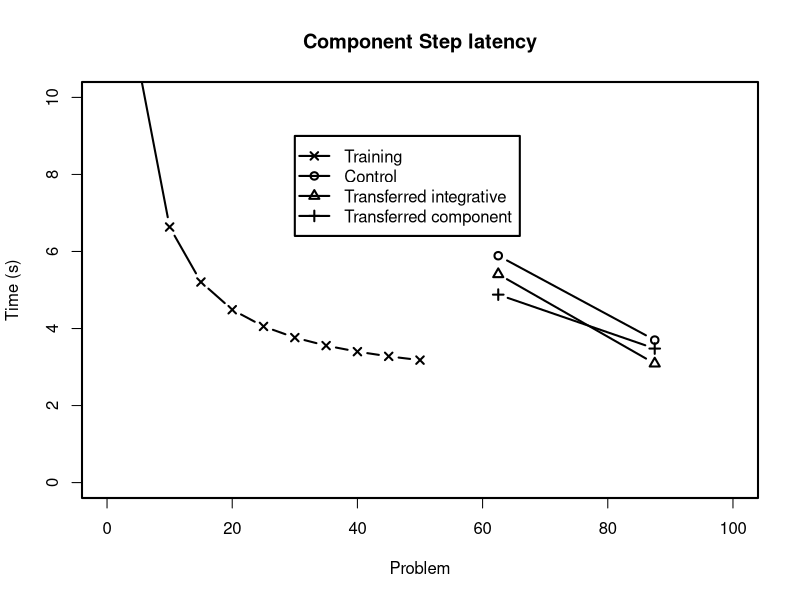
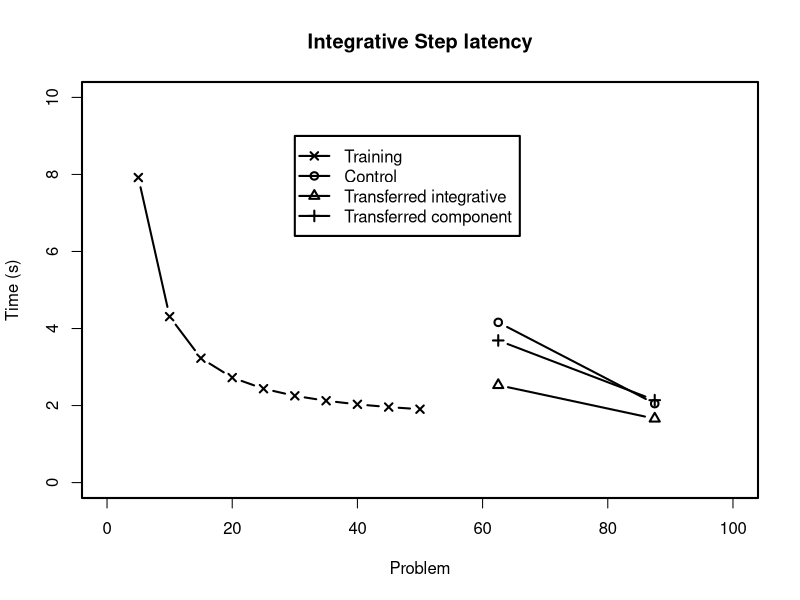
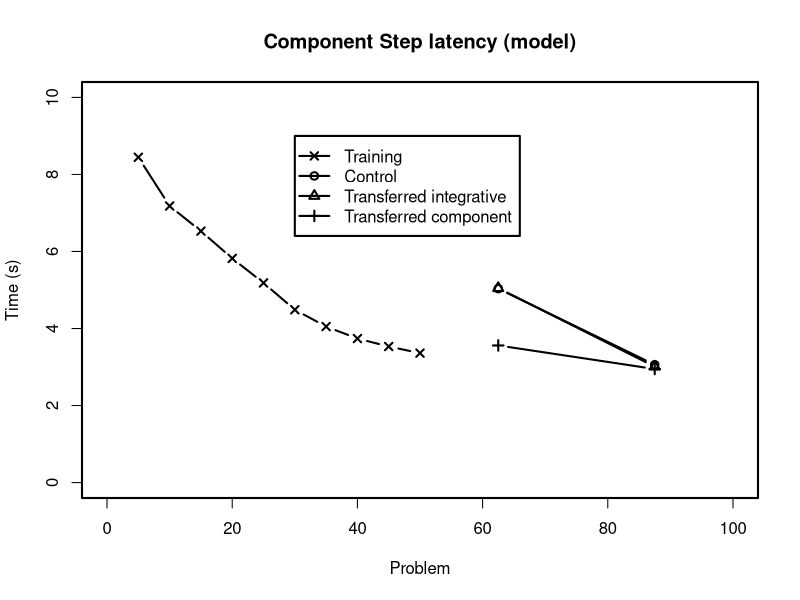
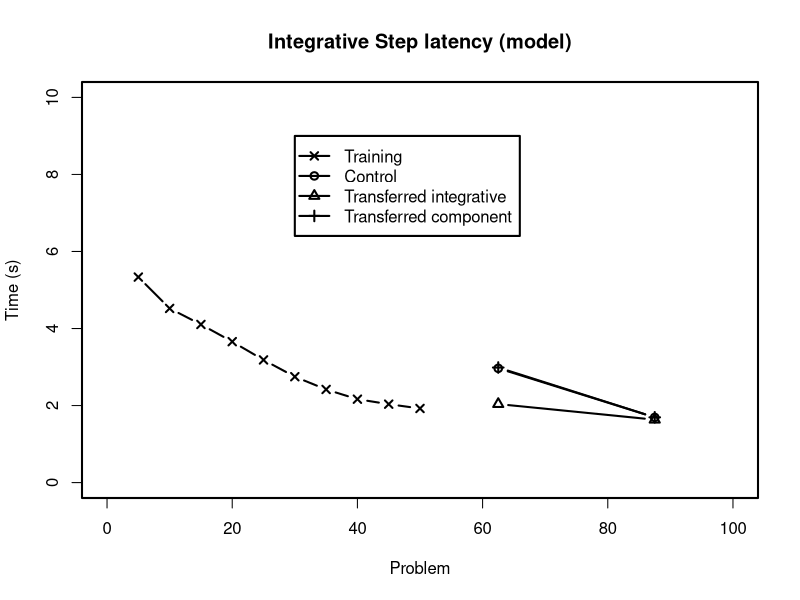

The R script that drew these images, in order:
# R-file to plot the data from the Elio experiment and model.

# Experimental data. Have to deduce them from the paper
# First 10 data points are from a power law

t <- 2.28+8.59*(1:10)^(-.98)
quartz(width=6,height=6)
par(lwd=2)
plot((1:10*5),t,type="b",pch=4,ylim=c(0,10),xlim=c(0,100),main="Component Step latency",xlab="Problem",ylab="Time (s)")
lines(c(62.5,87.5),c(5.89,3.7),type="b",pch=1)
lines(c(62.5,87.5),c(5.41,3.09),type="b",pch=2)
lines(c(62.5,87.5),c(4.88,3.48),type="b",pch=3)
legend(30,9,legend=c("Training","Control","Transferred integrative","Transferred component"),lty=1,pch=c(4,1:3))

t <- 1.49+6.43*(1:10)^(-1.19)
quartz(width=6,height=6)
par(lwd=2)
plot((1:10*5),t,type="b",pch=4,ylim=c(0,10),xlim=c(0,100),main="Integrative Step latency",xlab="Problem",ylab="Time (s)")
lines(c(62.5,87.5),c(4.16,2.05),type="b",pch=1)
lines(c(62.5,87.5),c(2.53,1.66),type="b",pch=2)
lines(c(62.5,87.5),c(3.69,2.14),type="b",pch=3)
legend(30,9,legend=c("Training","Control","Transferred integrative","Transferred component"),lty=1,pch=c(4,1:3))


# Plot of the model data

data <- read.table("elio.dat")
names(data) <- c("task","trial","line","RT","answer")
data$block <- trunc((data$trial+4)/5)
data$bigblock <- trunc((data$trial + 24)/25)
data$type <- ifelse((data$task %in% c("procedure-a","PROCEDURE-C") & (data$line %in% c(1,2,4))) | (data$task %in% c("PROCEDURE-B","PROCEDURE-D") & (data$line < 4)), "component","integrative")

data.m <- with(data,tapply(RT,list(task,block,type),mean))
data.mb <- with(data,tapply(RT,list(task,bigblock,type),mean))

quartz(width=6,height=6)
par(lwd=2)
plot((1:10*5),data.m[1,,1],type="b",pch=4,ylim=c(0,10),xlim=c(0,100),main="Component Step latency (model)",xlab="Problem",ylab="Time (s)")
lines(c(62.5,87.5),data.mb[2,,1],type="b",pch=3)
lines(c(62.5,87.5),data.mb[3,,1],type="b",pch=2)
lines(c(62.5,87.5),data.mb[4,,1],type="b",pch=1)
legend(30,9,legend=c("Training","Control","Transferred integrative","Transferred component"),lty=1,pch=c(4,1:3))



quartz(width=6,height=6)
par(lwd=2)
plot((1:10*5),data.m[1,,2],type="b",pch=4,ylim=c(0,10),xlim=c(0,100),main="Integrative Step latency (model)",xlab="Problem",ylab="Time (s)")
lines(c(62.5,87.5),data.mb[2,,2],type="b",pch=3)
lines(c(62.5,87.5),data.mb[3,,2],type="b",pch=2)
lines(c(62.5,87.5),data.mb[4,,2],type="b",pch=1)
legend(30,9,legend=c("Training","Control","Transferred integrative","Transferred component"),lty=1,pch=c(4,1:3))

